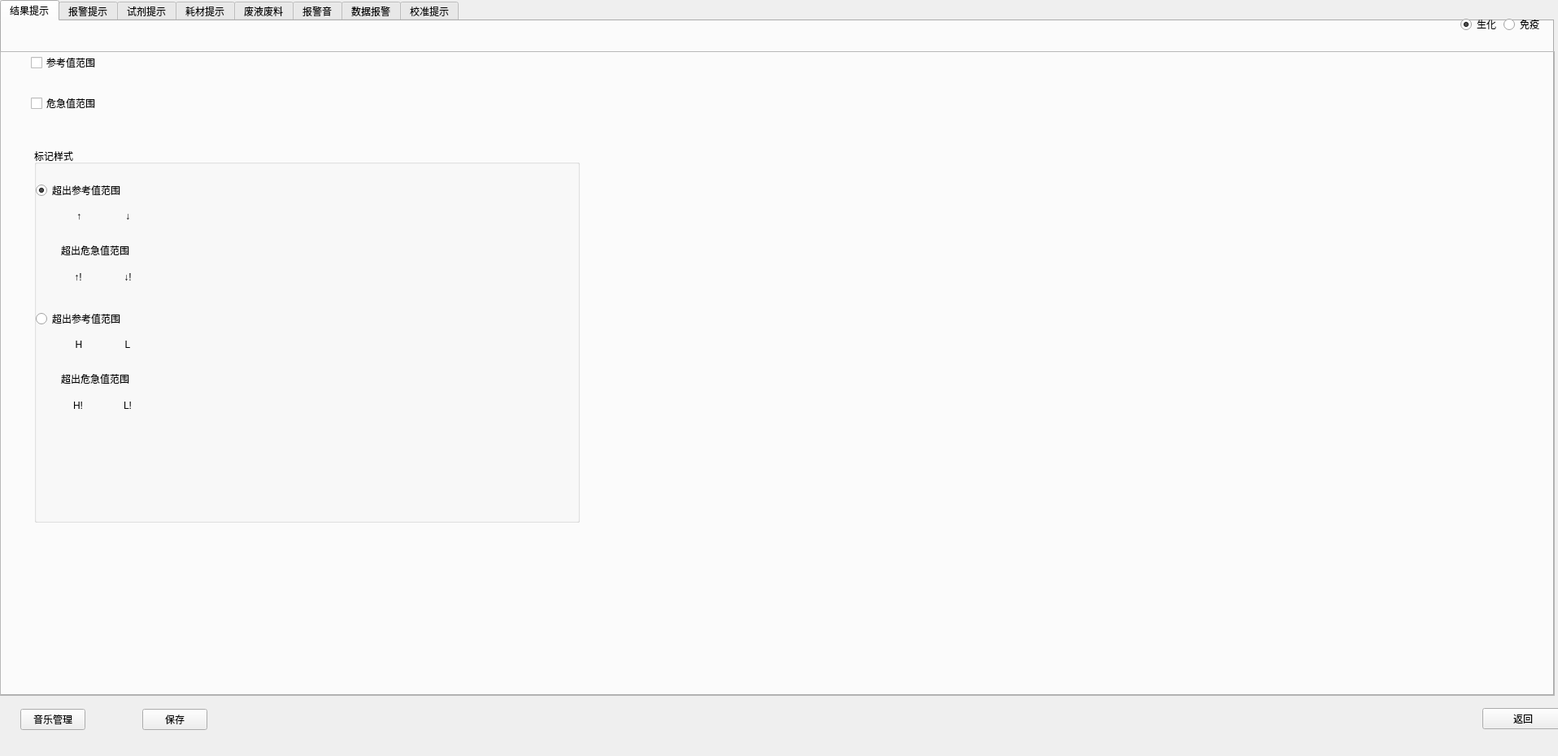
<?xml version="1.0" encoding="UTF-8"?>
<ui version="4.0">
 <class>PromptSetWidget</class>
 <widget class="QWidget" name="PromptSetWidget">
  <property name="geometry">
   <rect>
    <x>0</x>
    <y>0</y>
    <width>1916</width>
    <height>930</height>
   </rect>
  </property>
  <property name="windowTitle">
   <string>PromptSetWidget</string>
  </property>
  <widget class="QFrame" name="line_h">
   <property name="geometry">
    <rect>
     <x>0</x>
     <y>63</y>
     <width>1912</width>
     <height>1</height>
    </rect>
   </property>
   <property name="frameShape">
    <enum>QFrame::StyledPanel</enum>
   </property>
   <property name="frameShadow">
    <enum>QFrame::Raised</enum>
   </property>
   <property name="lines" stdset="0">
    <string>solid</string>
   </property>
  </widget>
  <widget class="QPushButton" name="flat_return">
   <property name="geometry">
    <rect>
     <x>1823</x>
     <y>871</y>
     <width>100</width>
     <height>26</height>
    </rect>
   </property>
   <property name="text">
    <string>返回</string>
   </property>
   <property name="buttons" stdset="0">
    <string>flat</string>
   </property>
  </widget>
  <widget class="QFrame" name="line_v_2">
   <property name="geometry">
    <rect>
     <x>1911</x>
     <y>63</y>
     <width>1</width>
     <height>793</height>
    </rect>
   </property>
   <property name="frameShape">
    <enum>QFrame::StyledPanel</enum>
   </property>
   <property name="frameShadow">
    <enum>QFrame::Raised</enum>
   </property>
   <property name="lines" stdset="0">
    <string>solid</string>
   </property>
  </widget>
  <widget class="QFrame" name="line_v">
   <property name="geometry">
    <rect>
     <x>0</x>
     <y>63</y>
     <width>1</width>
     <height>793</height>
    </rect>
   </property>
   <property name="frameShape">
    <enum>QFrame::StyledPanel</enum>
   </property>
   <property name="frameShadow">
    <enum>QFrame::Raised</enum>
   </property>
   <property name="lines" stdset="0">
    <string>solid</string>
   </property>
  </widget>
  <widget class="QFrame" name="line_h_2">
   <property name="geometry">
    <rect>
     <x>0</x>
     <y>855</y>
     <width>1912</width>
     <height>1</height>
    </rect>
   </property>
   <property name="frameShape">
    <enum>QFrame::StyledPanel</enum>
   </property>
   <property name="frameShadow">
    <enum>QFrame::Raised</enum>
   </property>
   <property name="lines" stdset="0">
    <string>solid</string>
   </property>
  </widget>
  <widget class="QTabWidget" name="tabWidget">
   <property name="geometry">
    <rect>
     <x>0</x>
     <y>0</y>
     <width>1911</width>
     <height>856</height>
    </rect>
   </property>
   <property name="currentIndex">
    <number>0</number>
   </property>
   <widget class="QWidget" name="tab_result_prompt">
    <attribute name="title">
     <string>结果提示</string>
    </attribute>
    <widget class="QCheckBox" name="out_range_ckbox">
     <property name="geometry">
      <rect>
       <x>36</x>
       <y>31</y>
       <width>531</width>
       <height>40</height>
      </rect>
     </property>
     <property name="text">
      <string>参考值范围</string>
     </property>
     <property name="checks" stdset="0">
      <string notr="true">push</string>
     </property>
    </widget>
    <widget class="QCheckBox" name="critical_ckbox">
     <property name="geometry">
      <rect>
       <x>36</x>
       <y>81</y>
       <width>531</width>
       <height>40</height>
      </rect>
     </property>
     <property name="text">
      <string>危急值范围</string>
     </property>
     <property name="checks" stdset="0">
      <string notr="true">push</string>
     </property>
    </widget>
    <widget class="QGroupBox" name="groupBox">
     <property name="geometry">
      <rect>
       <x>40</x>
       <y>156</y>
       <width>671</width>
       <height>461</height>
      </rect>
     </property>
     <property name="title">
      <string>标记样式</string>
     </property>
     <widget class="QRadioButton" name="mark_first_rabtn">
      <property name="geometry">
       <rect>
        <x>2</x>
        <y>32</y>
        <width>671</width>
        <height>40</height>
       </rect>
      </property>
      <property name="text">
       <string>超出参考值范围</string>
      </property>
      <property name="checked">
       <bool>true</bool>
      </property>
     </widget>
     <widget class="QRadioButton" name="mark_second_rabtn">
      <property name="geometry">
       <rect>
        <x>2</x>
        <y>190</y>
        <width>651</width>
        <height>40</height>
       </rect>
      </property>
      <property name="text">
       <string>超出参考值范围</string>
      </property>
     </widget>
     <widget class="QLabel" name="mark_first_down">
      <property name="geometry">
       <rect>
        <x>105</x>
        <y>74</y>
        <width>20</width>
        <height>20</height>
       </rect>
      </property>
      <property name="text">
       <string>↓</string>
      </property>
      <property name="alignment">
       <set>Qt::AlignCenter</set>
      </property>
      <property name="colors" stdset="0">
       <string notr="true">result_lowest</string>
      </property>
      <property name="fonts" stdset="0">
       <string notr="true">14</string>
      </property>
      <property name="weights" stdset="0">
       <string notr="true">bold</string>
      </property>
     </widget>
     <widget class="QLabel" name="mark_first_up">
      <property name="geometry">
       <rect>
        <x>45</x>
        <y>74</y>
        <width>20</width>
        <height>20</height>
       </rect>
      </property>
      <property name="text">
       <string>↑</string>
      </property>
      <property name="alignment">
       <set>Qt::AlignCenter</set>
      </property>
      <property name="colors" stdset="0">
       <string notr="true">result_highest</string>
      </property>
      <property name="fonts" stdset="0">
       <string notr="true">14</string>
      </property>
      <property name="weights" stdset="0">
       <string notr="true">bold</string>
      </property>
     </widget>
     <widget class="QLabel" name="critical_up">
      <property name="geometry">
       <rect>
        <x>34</x>
        <y>146</y>
        <width>40</width>
        <height>25</height>
       </rect>
      </property>
      <property name="text">
       <string>↑!</string>
      </property>
      <property name="alignment">
       <set>Qt::AlignCenter</set>
      </property>
      <property name="bks" stdset="0">
       <string notr="true">result_highest</string>
      </property>
      <property name="colors" stdset="0">
       <string notr="true">result_highest</string>
      </property>
      <property name="fonts" stdset="0">
       <string notr="true">14</string>
      </property>
      <property name="weights" stdset="0">
       <string>bold</string>
      </property>
     </widget>
     <widget class="QLabel" name="critical_down">
      <property name="geometry">
       <rect>
        <x>95</x>
        <y>146</y>
        <width>40</width>
        <height>25</height>
       </rect>
      </property>
      <property name="text">
       <string>↓!</string>
      </property>
      <property name="alignment">
       <set>Qt::AlignCenter</set>
      </property>
      <property name="colors" stdset="0">
       <string notr="true">result_lowest</string>
      </property>
      <property name="bks" stdset="0">
       <string notr="true">result_lowest</string>
      </property>
      <property name="fonts" stdset="0">
       <string notr="true">14</string>
      </property>
      <property name="weights" stdset="0">
       <string>bold</string>
      </property>
     </widget>
     <widget class="QLabel" name="mark_second_h">
      <property name="geometry">
       <rect>
        <x>45</x>
        <y>232</y>
        <width>20</width>
        <height>20</height>
       </rect>
      </property>
      <property name="text">
       <string>H</string>
      </property>
      <property name="alignment">
       <set>Qt::AlignCenter</set>
      </property>
      <property name="colors" stdset="0">
       <string notr="true">result_highest</string>
      </property>
     </widget>
     <widget class="QLabel" name="mark_second_l">
      <property name="geometry">
       <rect>
        <x>105</x>
        <y>232</y>
        <width>20</width>
        <height>20</height>
       </rect>
      </property>
      <property name="text">
       <string>L</string>
      </property>
      <property name="alignment">
       <set>Qt::AlignCenter</set>
      </property>
      <property name="colors" stdset="0">
       <string notr="true">result_lowest</string>
      </property>
     </widget>
     <widget class="QLabel" name="label">
      <property name="geometry">
       <rect>
        <x>33</x>
        <y>106</y>
        <width>621</width>
        <height>40</height>
       </rect>
      </property>
      <property name="text">
       <string>超出危急值范围</string>
      </property>
     </widget>
     <widget class="QLabel" name="label_7">
      <property name="geometry">
       <rect>
        <x>33</x>
        <y>264</y>
        <width>591</width>
        <height>40</height>
       </rect>
      </property>
      <property name="text">
       <string>超出危急值范围</string>
      </property>
     </widget>
     <widget class="QLabel" name="critical_up_2">
      <property name="geometry">
       <rect>
        <x>34</x>
        <y>304</y>
        <width>40</width>
        <height>25</height>
       </rect>
      </property>
      <property name="text">
       <string>H!</string>
      </property>
      <property name="alignment">
       <set>Qt::AlignCenter</set>
      </property>
      <property name="bks" stdset="0">
       <string notr="true">result_highest</string>
      </property>
      <property name="colors" stdset="0">
       <string notr="true">result_highest</string>
      </property>
      <property name="fonts" stdset="0">
       <string notr="true">14</string>
      </property>
      <property name="weights" stdset="0">
       <string>bold</string>
      </property>
     </widget>
     <widget class="QLabel" name="critical_down_2">
      <property name="geometry">
       <rect>
        <x>95</x>
        <y>304</y>
        <width>40</width>
        <height>25</height>
       </rect>
      </property>
      <property name="text">
       <string>L!</string>
      </property>
      <property name="alignment">
       <set>Qt::AlignCenter</set>
      </property>
      <property name="colors" stdset="0">
       <string notr="true">result_lowest</string>
      </property>
      <property name="bks" stdset="0">
       <string notr="true">result_lowest</string>
      </property>
      <property name="fonts" stdset="0">
       <string notr="true">14</string>
      </property>
      <property name="weights" stdset="0">
       <string>bold</string>
      </property>
     </widget>
    </widget>
   </widget>
   <widget class="QWidget" name="tab_alarm">
    <attribute name="title">
     <string>报警提示</string>
    </attribute>
    <widget class="QTableView" name="alarm_view">
     <property name="geometry">
      <rect>
       <x>0</x>
       <y>60</y>
       <width>1911</width>
       <height>733</height>
      </rect>
     </property>
     <property name="verticalScrollBarPolicy">
      <enum>Qt::ScrollBarAsNeeded</enum>
     </property>
     <property name="editTriggers">
      <set>QAbstractItemView::NoEditTriggers</set>
     </property>
     <property name="selectionBehavior">
      <enum>QAbstractItemView::SelectRows</enum>
     </property>
     <property name="verticalScrollMode">
      <enum>QAbstractItemView::ScrollPerPixel</enum>
     </property>
     <property name="horizontalScrollMode">
      <enum>QAbstractItemView::ScrollPerPixel</enum>
     </property>
     <property name="showGrid">
      <bool>false</bool>
     </property>
     <attribute name="horizontalHeaderDefaultSectionSize">
      <number>200</number>
     </attribute>
     <attribute name="horizontalHeaderHighlightSections">
      <bool>false</bool>
     </attribute>
     <attribute name="horizontalHeaderStretchLastSection">
      <bool>true</bool>
     </attribute>
     <attribute name="verticalHeaderVisible">
      <bool>false</bool>
     </attribute>
     <attribute name="verticalHeaderDefaultSectionSize">
      <number>45</number>
     </attribute>
     <attribute name="verticalHeaderMinimumSectionSize">
      <number>20</number>
     </attribute>
    </widget>
    <widget class="QWidget" name="widget_1" native="true">
     <property name="geometry">
      <rect>
       <x>0</x>
       <y>1</y>
       <width>1911</width>
       <height>59</height>
      </rect>
     </property>
     <property name="minimumSize">
      <size>
       <width>0</width>
       <height>59</height>
      </size>
     </property>
     <property name="maximumSize">
      <size>
       <width>16777215</width>
       <height>59</height>
      </size>
     </property>
     <property name="bks" stdset="0">
      <string>gray</string>
     </property>
     <property name="bordersB" stdset="0">
      <string>bottom</string>
     </property>
     <layout class="QHBoxLayout" name="horizontalLayout_5">
      <property name="spacing">
       <number>70</number>
      </property>
      <property name="leftMargin">
       <number>15</number>
      </property>
      <property name="topMargin">
       <number>0</number>
      </property>
      <property name="rightMargin">
       <number>0</number>
      </property>
      <property name="bottomMargin">
       <number>0</number>
      </property>
      <item>
       <layout class="QHBoxLayout" name="horizontalLayout_2">
        <property name="spacing">
         <number>10</number>
        </property>
        <item>
         <widget class="QLabel" name="label_5">
          <property name="text">
           <string>分类</string>
          </property>
         </widget>
        </item>
        <item>
         <widget class="QComboBox" name="alarm_classifty_combox">
          <property name="minimumSize">
           <size>
            <width>140</width>
            <height>40</height>
           </size>
          </property>
          <property name="maximumSize">
           <size>
            <width>140</width>
            <height>40</height>
           </size>
          </property>
         </widget>
        </item>
       </layout>
      </item>
      <item>
       <layout class="QHBoxLayout" name="horizontalLayout_3">
        <property name="spacing">
         <number>10</number>
        </property>
        <item>
         <widget class="QLabel" name="label_6">
          <property name="text">
           <string>报警代码</string>
          </property>
         </widget>
        </item>
        <item>
         <widget class="QLineEdit" name="lineEdit">
          <property name="minimumSize">
           <size>
            <width>140</width>
            <height>40</height>
           </size>
          </property>
          <property name="maximumSize">
           <size>
            <width>140</width>
            <height>40</height>
           </size>
          </property>
         </widget>
        </item>
       </layout>
      </item>
      <item>
       <layout class="QHBoxLayout" name="horizontalLayout_4">
        <property name="spacing">
         <number>10</number>
        </property>
        <item>
         <widget class="QLabel" name="label_13">
          <property name="text">
           <string>报警名称</string>
          </property>
         </widget>
        </item>
        <item>
         <widget class="QLineEdit" name="alarm_name_edit">
          <property name="minimumSize">
           <size>
            <width>140</width>
            <height>40</height>
           </size>
          </property>
          <property name="maximumSize">
           <size>
            <width>140</width>
            <height>40</height>
           </size>
          </property>
         </widget>
        </item>
        <item>
         <layout class="QHBoxLayout" name="horizontalLayout_6">
          <property name="leftMargin">
           <number>0</number>
          </property>
          <item>
           <widget class="QPushButton" name="alarm_query_btn">
            <property name="minimumSize">
             <size>
              <width>100</width>
              <height>40</height>
             </size>
            </property>
            <property name="maximumSize">
             <size>
              <width>100</width>
              <height>40</height>
             </size>
            </property>
            <property name="text">
             <string>筛选</string>
            </property>
            <property name="buttons" stdset="0">
             <string>flat_btn</string>
            </property>
           </widget>
          </item>
          <item>
           <widget class="QPushButton" name="reset_btn">
            <property name="minimumSize">
             <size>
              <width>100</width>
              <height>40</height>
             </size>
            </property>
            <property name="maximumSize">
             <size>
              <width>100</width>
              <height>40</height>
             </size>
            </property>
            <property name="text">
             <string>重置</string>
            </property>
            <property name="buttons" stdset="0">
             <string>flat_btn</string>
            </property>
           </widget>
          </item>
         </layout>
        </item>
       </layout>
      </item>
      <item>
       <spacer name="horizontalSpacer_2">
        <property name="orientation">
         <enum>Qt::Horizontal</enum>
        </property>
        <property name="sizeHint" stdset="0">
         <size>
          <width>1400</width>
          <height>20</height>
         </size>
        </property>
       </spacer>
      </item>
     </layout>
    </widget>
   </widget>
   <widget class="QWidget" name="reagent_set">
    <attribute name="title">
     <string>试剂提示</string>
    </attribute>
    <widget class="QTableView" name="reagent_view">
     <property name="geometry">
      <rect>
       <x>0</x>
       <y>0</y>
       <width>1912</width>
       <height>793</height>
      </rect>
     </property>
     <property name="horizontalScrollBarPolicy">
      <enum>Qt::ScrollBarAsNeeded</enum>
     </property>
     <property name="selectionBehavior">
      <enum>QAbstractItemView::SelectRows</enum>
     </property>
     <property name="verticalScrollMode">
      <enum>QAbstractItemView::ScrollPerPixel</enum>
     </property>
     <property name="horizontalScrollMode">
      <enum>QAbstractItemView::ScrollPerPixel</enum>
     </property>
     <property name="showGrid">
      <bool>false</bool>
     </property>
     <attribute name="horizontalHeaderDefaultSectionSize">
      <number>200</number>
     </attribute>
     <attribute name="horizontalHeaderHighlightSections">
      <bool>false</bool>
     </attribute>
     <attribute name="horizontalHeaderStretchLastSection">
      <bool>true</bool>
     </attribute>
     <attribute name="verticalHeaderVisible">
      <bool>false</bool>
     </attribute>
     <attribute name="verticalHeaderDefaultSectionSize">
      <number>45</number>
     </attribute>
    </widget>
   </widget>
   <widget class="QWidget" name="supply_set">
    <attribute name="title">
     <string>耗材提示</string>
    </attribute>
    <widget class="QTableView" name="supply_view">
     <property name="geometry">
      <rect>
       <x>0</x>
       <y>0</y>
       <width>1912</width>
       <height>793</height>
      </rect>
     </property>
     <property name="verticalScrollBarPolicy">
      <enum>Qt::ScrollBarAsNeeded</enum>
     </property>
     <property name="horizontalScrollBarPolicy">
      <enum>Qt::ScrollBarAsNeeded</enum>
     </property>
     <property name="selectionBehavior">
      <enum>QAbstractItemView::SelectRows</enum>
     </property>
     <property name="verticalScrollMode">
      <enum>QAbstractItemView::ScrollPerPixel</enum>
     </property>
     <property name="horizontalScrollMode">
      <enum>QAbstractItemView::ScrollPerPixel</enum>
     </property>
     <property name="showGrid">
      <bool>false</bool>
     </property>
     <attribute name="horizontalHeaderDefaultSectionSize">
      <number>165</number>
     </attribute>
     <attribute name="horizontalHeaderHighlightSections">
      <bool>false</bool>
     </attribute>
     <attribute name="horizontalHeaderStretchLastSection">
      <bool>true</bool>
     </attribute>
     <attribute name="verticalHeaderVisible">
      <bool>false</bool>
     </attribute>
     <attribute name="verticalHeaderDefaultSectionSize">
      <number>45</number>
     </attribute>
    </widget>
   </widget>
   <widget class="QWidget" name="waste_set">
    <attribute name="title">
     <string>废液废料</string>
    </attribute>
    <widget class="QTableView" name="waste_view">
     <property name="geometry">
      <rect>
       <x>0</x>
       <y>0</y>
       <width>1912</width>
       <height>793</height>
      </rect>
     </property>
     <property name="verticalScrollBarPolicy">
      <enum>Qt::ScrollBarAsNeeded</enum>
     </property>
     <property name="horizontalScrollBarPolicy">
      <enum>Qt::ScrollBarAsNeeded</enum>
     </property>
     <property name="selectionBehavior">
      <enum>QAbstractItemView::SelectRows</enum>
     </property>
     <property name="verticalScrollMode">
      <enum>QAbstractItemView::ScrollPerPixel</enum>
     </property>
     <property name="horizontalScrollMode">
      <enum>QAbstractItemView::ScrollPerPixel</enum>
     </property>
     <property name="showGrid">
      <bool>false</bool>
     </property>
     <attribute name="horizontalHeaderDefaultSectionSize">
      <number>165</number>
     </attribute>
     <attribute name="horizontalHeaderHighlightSections">
      <bool>false</bool>
     </attribute>
     <attribute name="horizontalHeaderStretchLastSection">
      <bool>true</bool>
     </attribute>
     <attribute name="verticalHeaderVisible">
      <bool>false</bool>
     </attribute>
     <attribute name="verticalHeaderDefaultSectionSize">
      <number>45</number>
     </attribute>
    </widget>
   </widget>
   <widget class="QWidget" name="vol_set">
    <attribute name="title">
     <string>报警音</string>
    </attribute>
    <widget class="QLabel" name="label_2">
     <property name="geometry">
      <rect>
       <x>40</x>
       <y>18</y>
       <width>331</width>
       <height>40</height>
      </rect>
     </property>
     <property name="text">
      <string>停止</string>
     </property>
    </widget>
    <widget class="QComboBox" name="stop_sound_cbox">
     <property name="geometry">
      <rect>
       <x>40</x>
       <y>105</y>
       <width>300</width>
       <height>40</height>
      </rect>
     </property>
    </widget>
    <widget class="QPushButton" name="stop_sound_btn">
     <property name="geometry">
      <rect>
       <x>380</x>
       <y>100</y>
       <width>110</width>
       <height>50</height>
      </rect>
     </property>
     <property name="text">
      <string>试听</string>
     </property>
     <property name="buttons" stdset="0">
      <string>btn_dlg</string>
     </property>
    </widget>
    <widget class="QSlider" name="stop_sound_hslider">
     <property name="geometry">
      <rect>
       <x>37</x>
       <y>207</y>
       <width>450</width>
       <height>30</height>
      </rect>
     </property>
     <property name="maximum">
      <number>100</number>
     </property>
     <property name="value">
      <number>50</number>
     </property>
     <property name="orientation">
      <enum>Qt::Horizontal</enum>
     </property>
    </widget>
    <widget class="QLabel" name="label_4">
     <property name="geometry">
      <rect>
       <x>40</x>
       <y>317</y>
       <width>451</width>
       <height>40</height>
      </rect>
     </property>
     <property name="text">
      <string>注意</string>
     </property>
    </widget>
    <widget class="QComboBox" name="attention_sound_cbox">
     <property name="geometry">
      <rect>
       <x>40</x>
       <y>405</y>
       <width>300</width>
       <height>40</height>
      </rect>
     </property>
    </widget>
    <widget class="QSlider" name="attention_sound_hslider">
     <property name="geometry">
      <rect>
       <x>37</x>
       <y>506</y>
       <width>450</width>
       <height>30</height>
      </rect>
     </property>
     <property name="minimum">
      <number>0</number>
     </property>
     <property name="maximum">
      <number>100</number>
     </property>
     <property name="value">
      <number>50</number>
     </property>
     <property name="orientation">
      <enum>Qt::Horizontal</enum>
     </property>
    </widget>
    <widget class="QPushButton" name="attention_sound_btn">
     <property name="geometry">
      <rect>
       <x>380</x>
       <y>400</y>
       <width>110</width>
       <height>50</height>
      </rect>
     </property>
     <property name="text">
      <string>试听</string>
     </property>
     <property name="buttons" stdset="0">
      <string>btn_dlg</string>
     </property>
    </widget>
    <widget class="QPushButton" name="sample_stop_sound_btn">
     <property name="geometry">
      <rect>
       <x>1290</x>
       <y>100</y>
       <width>110</width>
       <height>50</height>
      </rect>
     </property>
     <property name="text">
      <string>试听</string>
     </property>
     <property name="buttons" stdset="0">
      <string>btn_dlg</string>
     </property>
    </widget>
    <widget class="QSlider" name="sample_stop_sound_hslider">
     <property name="geometry">
      <rect>
       <x>947</x>
       <y>207</y>
       <width>450</width>
       <height>30</height>
      </rect>
     </property>
     <property name="minimum">
      <number>0</number>
     </property>
     <property name="maximum">
      <number>100</number>
     </property>
     <property name="value">
      <number>50</number>
     </property>
     <property name="orientation">
      <enum>Qt::Horizontal</enum>
     </property>
    </widget>
    <widget class="QLabel" name="label_14">
     <property name="geometry">
      <rect>
       <x>950</x>
       <y>18</y>
       <width>120</width>
       <height>40</height>
      </rect>
     </property>
     <property name="text">
      <string>暂停</string>
     </property>
    </widget>
    <widget class="QComboBox" name="sample_stop_sound_cbox">
     <property name="geometry">
      <rect>
       <x>950</x>
       <y>105</y>
       <width>300</width>
       <height>40</height>
      </rect>
     </property>
    </widget>
    <widget class="QLabel" name="label_3">
     <property name="geometry">
      <rect>
       <x>40</x>
       <y>65</y>
       <width>281</width>
       <height>40</height>
      </rect>
     </property>
     <property name="text">
      <string>报警音乐</string>
     </property>
    </widget>
    <widget class="QLabel" name="label_15">
     <property name="geometry">
      <rect>
       <x>40</x>
       <y>165</y>
       <width>141</width>
       <height>40</height>
      </rect>
     </property>
     <property name="text">
      <string>音量</string>
     </property>
    </widget>
    <widget class="QLabel" name="label_16">
     <property name="geometry">
      <rect>
       <x>40</x>
       <y>465</y>
       <width>141</width>
       <height>40</height>
      </rect>
     </property>
     <property name="text">
      <string>音量</string>
     </property>
    </widget>
    <widget class="QLabel" name="label_17">
     <property name="geometry">
      <rect>
       <x>40</x>
       <y>365</y>
       <width>301</width>
       <height>40</height>
      </rect>
     </property>
     <property name="text">
      <string>报警音乐</string>
     </property>
    </widget>
    <widget class="QLabel" name="label_18">
     <property name="geometry">
      <rect>
       <x>950</x>
       <y>165</y>
       <width>221</width>
       <height>40</height>
      </rect>
     </property>
     <property name="text">
      <string>音量</string>
     </property>
    </widget>
    <widget class="QLabel" name="label_19">
     <property name="geometry">
      <rect>
       <x>950</x>
       <y>65</y>
       <width>251</width>
       <height>40</height>
      </rect>
     </property>
     <property name="text">
      <string>报警音乐</string>
     </property>
    </widget>
   </widget>
   <widget class="QWidget" name="result_status">
    <attribute name="title">
     <string>数据报警</string>
    </attribute>
    <widget class="QTableView" name="result_view">
     <property name="geometry">
      <rect>
       <x>0</x>
       <y>0</y>
       <width>1912</width>
       <height>793</height>
      </rect>
     </property>
     <property name="styleSheet">
      <string notr="true"/>
     </property>
     <property name="verticalScrollBarPolicy">
      <enum>Qt::ScrollBarAsNeeded</enum>
     </property>
     <property name="horizontalScrollBarPolicy">
      <enum>Qt::ScrollBarAsNeeded</enum>
     </property>
     <property name="editTriggers">
      <set>QAbstractItemView::NoEditTriggers</set>
     </property>
     <property name="selectionBehavior">
      <enum>QAbstractItemView::SelectRows</enum>
     </property>
     <property name="verticalScrollMode">
      <enum>QAbstractItemView::ScrollPerPixel</enum>
     </property>
     <property name="horizontalScrollMode">
      <enum>QAbstractItemView::ScrollPerPixel</enum>
     </property>
     <property name="showGrid">
      <bool>false</bool>
     </property>
     <attribute name="horizontalHeaderDefaultSectionSize">
      <number>1040</number>
     </attribute>
     <attribute name="horizontalHeaderHighlightSections">
      <bool>false</bool>
     </attribute>
     <attribute name="horizontalHeaderStretchLastSection">
      <bool>true</bool>
     </attribute>
     <attribute name="verticalHeaderVisible">
      <bool>false</bool>
     </attribute>
     <attribute name="verticalHeaderDefaultSectionSize">
      <number>45</number>
     </attribute>
    </widget>
   </widget>
   <widget class="QWidget" name="cali_prompt">
    <attribute name="title">
     <string>校准提示</string>
    </attribute>
    <widget class="QCheckBox" name="cali_line_ckbox">
     <property name="geometry">
      <rect>
       <x>36</x>
       <y>31</y>
       <width>531</width>
       <height>40</height>
      </rect>
     </property>
     <property name="text">
      <string>校准过期提示</string>
     </property>
     <property name="checks" stdset="0">
      <string notr="true">push</string>
     </property>
    </widget>
   </widget>
  </widget>
  <widget class="QWidget" name="widget1" native="true">
   <property name="geometry">
    <rect>
     <x>25</x>
     <y>870</y>
     <width>581</width>
     <height>30</height>
    </rect>
   </property>
   <layout class="QHBoxLayout" name="horizontalLayout">
    <property name="spacing">
     <number>70</number>
    </property>
    <property name="leftMargin">
     <number>0</number>
    </property>
    <property name="topMargin">
     <number>0</number>
    </property>
    <property name="rightMargin">
     <number>0</number>
    </property>
    <property name="bottomMargin">
     <number>0</number>
    </property>
    <item>
     <widget class="QPushButton" name="flat_music">
      <property name="text">
       <string>音乐管理</string>
      </property>
      <property name="buttons" stdset="0">
       <string>flat</string>
      </property>
     </widget>
    </item>
    <item>
     <widget class="QPushButton" name="flat_save">
      <property name="text">
       <string>保存</string>
      </property>
      <property name="buttons" stdset="0">
       <string>flat</string>
      </property>
     </widget>
    </item>
    <item>
     <spacer name="horizontalSpacer">
      <property name="orientation">
       <enum>Qt::Horizontal</enum>
      </property>
      <property name="sizeHint" stdset="0">
       <size>
        <width>40</width>
        <height>20</height>
       </size>
      </property>
     </spacer>
    </item>
   </layout>
  </widget>
  <widget class="QWidget" name="rabtn_group" native="true">
   <property name="geometry">
    <rect>
     <x>1329</x>
     <y>6</y>
     <width>571</width>
     <height>48</height>
    </rect>
   </property>
   <layout class="QHBoxLayout" name="horizontalLayout_7">
    <property name="spacing">
     <number>0</number>
    </property>
    <property name="leftMargin">
     <number>0</number>
    </property>
    <property name="topMargin">
     <number>0</number>
    </property>
    <property name="rightMargin">
     <number>0</number>
    </property>
    <property name="bottomMargin">
     <number>0</number>
    </property>
    <item>
     <spacer name="horizontalSpacer_3">
      <property name="orientation">
       <enum>Qt::Horizontal</enum>
      </property>
      <property name="sizeHint" stdset="0">
       <size>
        <width>40</width>
        <height>20</height>
       </size>
      </property>
     </spacer>
    </item>
    <item>
     <widget class="QWidget" name="bgChImBtn" native="true">
      <layout class="QHBoxLayout" name="horizontalLayout_8">
       <property name="spacing">
        <number>4</number>
       </property>
       <property name="leftMargin">
        <number>2</number>
       </property>
       <property name="topMargin">
        <number>2</number>
       </property>
       <property name="rightMargin">
        <number>2</number>
       </property>
       <property name="bottomMargin">
        <number>2</number>
       </property>
       <item>
        <widget class="QRadioButton" name="ch_rabtn">
         <property name="minimumSize">
          <size>
           <width>0</width>
           <height>44</height>
          </size>
         </property>
         <property name="maximumSize">
          <size>
           <width>16777215</width>
           <height>44</height>
          </size>
         </property>
         <property name="text">
          <string>生化</string>
         </property>
         <property name="checked">
          <bool>true</bool>
         </property>
        </widget>
       </item>
       <item>
        <widget class="QRadioButton" name="im_rabtn">
         <property name="minimumSize">
          <size>
           <width>0</width>
           <height>44</height>
          </size>
         </property>
         <property name="maximumSize">
          <size>
           <width>16777215</width>
           <height>44</height>
          </size>
         </property>
         <property name="text">
          <string>免疫</string>
         </property>
        </widget>
       </item>
      </layout>
     </widget>
    </item>
   </layout>
  </widget>
  <zorder>widget1</zorder>
  <zorder>flat_return</zorder>
  <zorder>tabWidget</zorder>
  <zorder>line_h</zorder>
  <zorder>line_h_2</zorder>
  <zorder>line_v</zorder>
  <zorder>line_v_2</zorder>
  <zorder>rabtn_group</zorder>
 </widget>
 <resources/>
 <connections/>
</ui>
